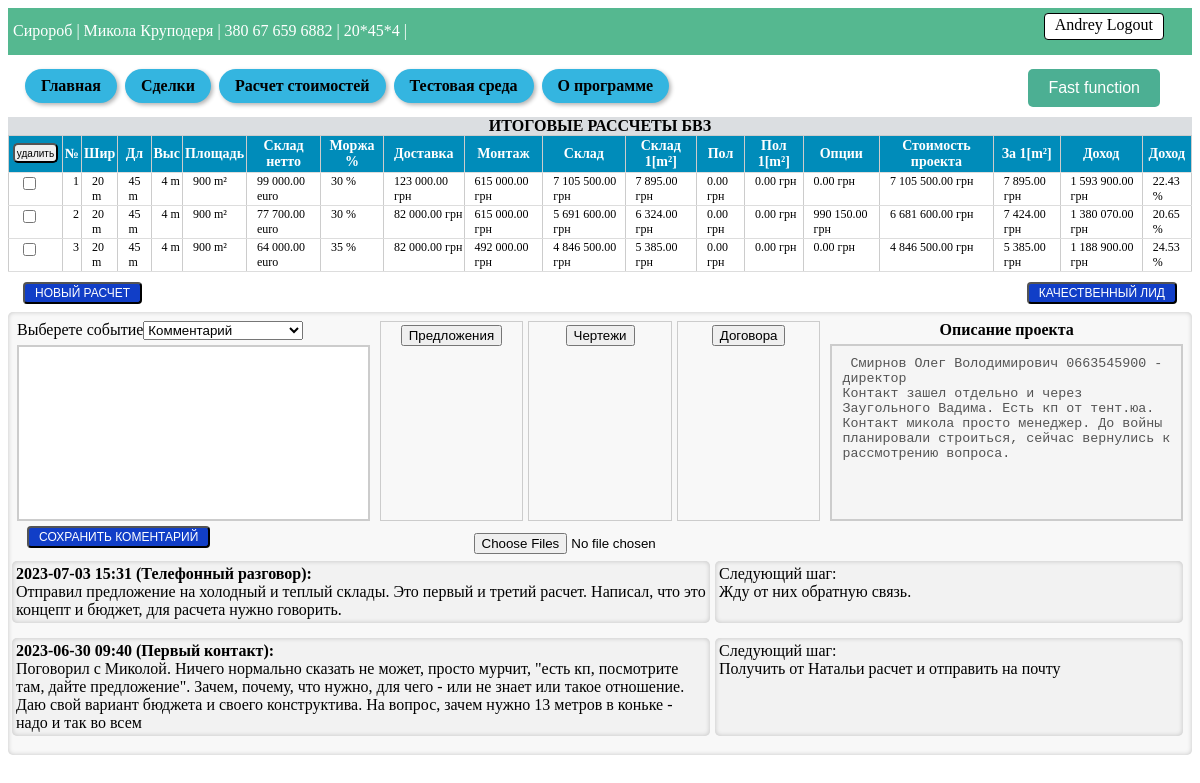
Page /lead/Сиророб (signed in) on the committed database.
### tables this page shows
CREATE TABLE lead (id integer PRIMARY KEY AUTOINCREMENT, unique_ID TEXT, company text NOT NULL, name text NOT NULL, phone text NOT NULL, mail text NOT NULL, project text NOT NULL, amount_calc INTEGER DEFAULT (0), job_title text NOT NULL, price text NOT NULL, deal_win INTEGER NOT NULL DEFAULT (0), user_email TEXT, product TEXT, comments_history TEXT, event TEXT, Layout BLOB, Offers BLOB, description TEXT);

CREATE TABLE users (
id integer PRIMARY KEY AUTOINCREMENT,
name text NOT NULL,
email text NOT NULL,
psw text NOT NULL
);

CREATE TABLE my_warehouse (id integer PRIMARY KEY AUTOINCREMENT, lead_ID INTEGER, unique_ID TEXT, user_email TEXT, client TEXT, project TEXT DEFAULT (False), selected TEXT, width INTEGER DEFAULT (False), length INTEGER DEFAULT (False), height INTEGER DEFAULT (False), area INTEGER DEFAULT (False), volume INTEGER DEFAULT (False), product TEXT, temperature TEXT DEFAULT (False), price_warehouse INTEGER DEFAULT (False), price_VAT INTEGER DEFAULT (0), price_customs INTEGER DEFAULT (0), price_delivery INTEGER DEFAULT (False), price_building INTEGER DEFAULT (False), price_foundation INTEGER DEFAULT (0), price_light INTEGER DEFAULT (0), price_rack INTEGER DEFAULT (0), price_cubic_meters REAL DEFAULT (0), price_square_meters REAL DEFAULT (0), price_project INTEGER DEFAULT (0), percent_w INTEGER, percent_f INTEGER, percent_o INTEGER, cost_price INTEGER DEFAULT (False), price_selling_EU INTEGER DEFAULT (False), price_selling_UA INTEGER DEFAULT (0), profit_EU INTEGER DEFAULT (0), profit_UA INTEGER DEFAULT (0), exchange_rates_from INTEGER, exchange_rates_TO INTEGER, cost_square_meters_EU INTEGER DEFAULT (0), cost_cubic_meters_EU INTEGER DEFAULT (0), cost_square_meters_UA INTEGER DEFAULT (0), cost_cubic_meters_UA INTEGER DEFAULT (0), profit_percent INTEGER DEFAULT (0), dimension_found TEXT, area_found INTEGER DEFAULT (0), price_sq_met_found INTEGER DEFAULT (0), cost_foundation INTEGER DEFAULT (0), cost_option INTEGER DEFAULT (0), cost_sq_met_found INTEGER DEFAULT (0), final_price_UA INTEGER DEFAULT (0), final_profit_UA INTEGER DEFAULT (0), final_profit_percent INTEGER DEFAULT (0), final_cost_sq_m_pr INTEGER, comments TEXT DEFAULT no_comments, S_panel TEXT, H_skate INTEGER);

### Saleshelp.py (the view, shortened to what this page needs)
@app.route("/lead/<alias>", methods=["POST", "GET"])
def show_info_lead(alias):
    dbase = FDataBase(get_db())
    current_lead = dbase.get_lead(alias, current_user.get_user_email())
    project_folder = os.path.join('Project_OFFERS', current_lead['company'])
    description = current_lead['description']
    button_deal = current_lead['deal_win']
    try:
        files_layout = os.listdir(project_folder + '/Layout')
    except FileNotFoundError:
        files_layout = []
    try:
        files_offer = os.listdir(project_folder + '/Offers')
    except FileNotFoundError:
        files_offer = []
    try:
        files_contract = os.listdir(project_folder + '/Contract')
    except FileNotFoundError:
        files_contract = []
    if current_lead['comments_history']:
        history_comments = current_lead['comments_history'].split(' $END_COMMENTS$ \n')
        history_event = current_lead['event'].split(' $END_EVENT$ \n')
    else:
        history_comments = []
        history_event = []
    if not current_lead:
        abort(404)
    title_table_calc_BVZ, value_table_calc_BVZ = view_table_warehouse(dbase, current_user, current_lead,
                                                                      'show_info_lead')
    value_table_calc_BVZ = [list(record.values()) for record in value_table_calc_BVZ]
    history_comments.reverse()
    history_event.reverse()
    history_lead = list(zip(history_comments, history_event))
    return render_template('lead.html', menu=menu, title=current_lead['company'], current_lead=current_lead,
                           title_table_calc_BVZ=title_table_calc_BVZ,
                           value_table_calc_BVZ=value_table_calc_BVZ,
                           history_lead=history_lead,
                           description=description,
                           deal=button_deal,
                           files_layout=files_layout,
                           files_offer=files_offer,
                           files_contract=files_contract
                           )

### Saleshelp.py (called while the page is built)
def connect_db():
    conn = sqlite3.connect(app.config['DATABASE'])
    conn.row_factory = sqlite3.Row
    return conn

def get_db():
    if not hasattr(g, 'link_db'):
        g.link_db = connect_db()
    return g.link_db

@login_manager.user_loader
def load_user(user_id):
    dbase = FDataBase(get_db())
    return UserLogin().fromDB(user_id, dbase)

### Utils/FDataBase.py (called while the page is built)
    def get_info_records(self, name_tabl, user_email, *args):
        query = ''
        if len(args) > 0:
            for column, value in args:
                query += f" AND {column} = '{value}' AND "
            query = query.rstrip(' AND')
        sql = f"SELECT * FROM {name_tabl} WHERE user_email = '{user_email}'{query}"
        try:
            self.__cur.execute(sql)
            res = self.__cur.fetchall()
            if res:
                return res
        except:
            print("Ошибка чтения из БД")
        return []

    def get_lead(self, alias, user):
        try:
            self.__cur.execute(f"SELECT * FROM lead WHERE company = '{alias}' AND user_email = '{user}'")
            res = self.__cur.fetchone()
            if res:
                return res
        except sqlite3.Error as e:
            print("Ошибка получения лида из БД " + str(e))
        return False, False

    def get_user(self, user_id):
        try:
            self.__cur.execute(f"SELECT * FROM users WHERE id = {user_id} LIMIT 1")
            res = self.__cur.fetchone()
            if not res:
                print("Пользователь не найден")
                return False
            return res
        except sqlite3.Error as e:
            print("Ошибка получения данных из БД " + str(e))
        return False

    def check_records(self, name_table):
        try:
            check = self.__cur.execute(f"SELECT EXISTS(SELECT 1 FROM {name_table} LIMIT 1);")
            check = check.fetchone()[0]
            return check
        except sqlite3.Error as e:
            print("Ошибка проверки записей в таблице " + str(e))
            return False

### Utils/UserLogin.py (called while the page is built)
    def fromDB(self, user_id, db):
        self.__user = db.get_user(user_id)
        return self

    def get_user_name(self):
        return str(self.__user['name'])

    def get_user_email(self):
        return str(self.__user['email'])

### Utils/View_final_calculation.py (called while the page is built)
def format_price(price):
    return '{:,.2f}'.format(price).replace(',', " ")

### templates/lead.html (shortened to what this page needs)
{% extends 'base.html' %}
{% block information %}
{{ current_lead.company }} | {{ current_lead.name }} | {{ current_lead.phone }} | {{ current_lead.project }} |
<a href="{{url_for('logout')}}" class="button-logout">{{ current_user.get_user_name() }} Logout </a>
{% endblock %}
{% block content %}
{% block view_calculations %}
<form action="{{url_for('show_info_lead', alias=current_lead.company)}}" method="POST">
    <table id="my-table">
        <b class="title-final-cost">ИТОГОВЫЕ РАССЧЕТЫ БВЗ</b>
        <tr>
            <th class="button-delete-lead-th">
                <input type="submit" name="button-delete-calc" value="удалить" class="button-delete-lead">
            </th>
            <th>№</th>
            {% for t in title_table_calc_BVZ %}
            <th>{{ t.title }}</th>
            {% endfor %}
        </tr>
        <tbody class="table-result">
            {% for record in value_table_calc_BVZ %}
            <tr>
                <td><input type="checkbox" name="check-lead" id="check-lead" value="{{ record[0] }}"></td>
                <td>{{ value_table_calc_BVZ.index(record)+1 }}</td>
                {% for cell in record[2:-1:] %}
                <td>
                    <a href="{{ url_for('calculation_product', alias='BVZ', calc_ID=record[0]) }}"
                        title="{{ record[-1] }}">
                        {{ cell }}
                    </a>
                </td>
                {% endfor %}
            </tr>
            {% endfor %}
        </tbody>
    </table>
</form>
<div class="title-comments-description">
    <form action="{{ url_for('pricing') }}" method="POST">
        <button name="button-add-calculation" class="button-accept" value="{{current_lead['id']}}">
            Новый расчет</button>
    </form>
    <form action="{{ url_for('show_info_lead', alias=current_lead.company) }}" method="post"
        enctype="multipart/form-data">
        <div class="button-deal-win">
            <button type="submit" name="deal-win" class="button-accept" value="1" onclick="reloadPage()" >
                Качественный лид
            </button>
        </div>
    </form>
</div>
<div class="lead-communication">
    <form action="{{ url_for('show_info_lead', alias=current_lead.company) }}" method="post"
        enctype="multipart/form-data">
        <div class="title-comments-description">
            <div class="comment-for-lead">
                <div class="setting-lead-comments">
                    <label for="event-comments">Выберете событие</label>
                    <select name="event-comments" id="event-comments">
                        <option value="Комментарий">Комментарий</option>
                    </select>
                </div>
                <textarea class="comment-for-lead_text" name="comment-for-lead" id="comment-for-lead"></textarea>
            </div>
            <div class="file-area">
                <div class="div-file-list">
                    <input type="submit" value="Предложения" name="button-upload-offer" onclick="openModalCalc()">
                </div>
                <div class="div-file-list">
                    <input type="submit" value="Чертежи" name="button-upload-layout" onclick="openModalCalc()">
                </div>
                <div class="div-file-list">
                    <input type="submit" value="Договора" name="button-upload-contract" onclick="openModalCalc()">
                </div>
            </div>
            <div class="comment-for-lead">
                <div class="comment-save_file_title">
                    <label for="description">
                        <h4 style="margin-bottom: 5px;">Описание проекта</h4>
                    </label>
                </div>
                <textarea class="comment-for-lead_text" name="description" id="description"
                    placeholder="Введите описание проекта" {% if description %} disabled {% endif
                    %}>{% if description %} {{description}} {% endif %}</textarea>
            </div>
        </div>
        <div class="panel-buttons-save_file_desc">
            <div class="setting-lead-comments">
                <button type="button" name="button-accept-to-event" class="button-accept" value="button-accept-to-event"
                    onclick="openModalCalc()">
                    Сохранить коментарий
                </button>
            </div>
            <div class="choose-file">
                <input type="file" name="file" accept=".jpg, .png, .pdf, .dwg, .doc, .docx" multiple>
            </div>
        </div>
    </form>
    <div class="communication-history">
        {% for history in history_lead %}
        <div class="history-list">
            <div class="current-lead-comment">
                <output>{{ history[0]|replace('\n', '<br>')|safe }}</output>
            </div>
            <div class="current-lead-event">
                Следующий шаг:
                <br>
                <output>{{ history[1] }}</output>
            </div>
        </div>
        {%endfor%}
    </div>
</div>
{% endblock view_calculations %}
{% endblock %}

### static/css/style.css (style rules this page uses)
table { width: 90%; border-collapse: collapse; margin-bottom: 10px; }
th { background-color: #a7a1a1; font-weight: bold; }
td, th { padding: 5px; text-align: center; border: 1px solid #ccc; }
.button-logout { float: right; margin-right: 23px; }
.button-logout { padding-bottom: 5px; padding-top: 2px; padding-left: 10px; padding-right: 10px; background-color: #fff; color: #000; text-decoration: none; border: 1px solid #000; border-radius: 4px; margin-left: auto; }
.button-delete-lead-th { padding: 0px; width: 20px; white-space: nowrap; }
.button-delete-lead { width: 45px; height: 20px; border-radius: 1px; font-size: 10px; padding: 0; border-radius: 5px; margin-bottom: 2px; margin-left: 2px; margin-right: 2px; }
#my-table { border-collapse: collapse; width: 100%; }
#my-table th { background-color: #008CBA; color: white; font-weight: bold; padding: 2px; border-bottom: 1px solid #ddd; font-size: 14px; }
#my-table td { border-bottom: 1px solid #ddd; padding: 1px; padding-left: 10px; text-align: left; font-size: 12px; vertical-align: top; }
table td a { text-decoration: none; color: inherit; }
.title-final-cost { display: block; text-align: center; background-color: #dbdee1; }
.button-accept { display: inline-block; padding: 2px 10px; border-radius: 4px; font-size: 12px; text-decoration: none; text-transform: uppercase; color: #fff; background-color: #113ec7; cursor: pointer; transition: all 0.2s ease; margin-bottom: 8px; margin-right: 15px; margin-left: 15px; }
.setting-lead-comments { display: flex; margin-bottom: 5px; width: 300px; justify-content: flex-start; }
.lead-communication { padding: 4px; background-color: #f8f8f8; border-radius: 5px; box-shadow: inset 0 0 5px rgba(0, 0, 0, 0.2); }
.panel-buttons-save_file_desc { display: flex; height: 100%; align-items: center; justify-content: space-between }
.file-area { display: flex; width: 50%; flex-direction: row; height: 200px; padding: 5px; justify-content: space-between; }
.div-file-list { flex: 1; display: flex; align-items: center; border: 1px solid #ccc; padding: 3px; flex-direction: column; }
.file-area .div-file-list:nth-child(2) { margin-left: 5px; margin-right: 5px; }
.comment-for-lead { display: flex; width: 40%; flex-direction: column; height: 200px; padding: 5px; }
.comment-for-lead_text { padding: 10px; border: 2px solid #ccc; resize: none; height: 100%; }
.current-lead-comment { width: 60%; padding: 4px; background-color: #f2f2f2; border-radius: 5px; box-shadow: inset 0 0 5px rgba(0, 0, 0, 0.2); margin-right: 5px; margin-bottom: 15px; }
.current-lead-event { width: 40%; padding: 4px; background-color: #f2f2f2; border-radius: 5px; box-shadow: inset 0 0 5px rgba(0, 0, 0, 0.2); margin-right: 5px; margin-bottom: 15px; }
.communication-history { max-height: 500px; overflow-y: auto; }
.comment-save_file_title { display: flex; flex-wrap: nowrap; justify-content: center; }
.history-list { display: flex; }
.title-comments-description { height: auto; display: flex; justify-content: space-between; }
.choose-file { display: flex; align-items: center; justify-content: center; height: 100%; width: 300px; }
.title-comments-description div h4 { margin: 0; }
.button-deal-win { margin-left: auto; }

### rows in the picture
lead: company "Сиророб", name "Микола Круподеря", phone "380 67 659 6882", project "20*45*4", description "Смирнов Олег Володимирович 0663545900 - директор Контакт зашел отдельно и через Заугольного Вадима. Есть кп от тент.юа. Контакт микола просто менеджер. До войны планировали строиться, сейчас вернулись к рассмотрению вопроса."
users: get_user_name "Andrey"
my_warehouse: value_table_calc_BVZ.index(record)+1 "1", cell "20 m" "45 m" "4 m" "900 m²" "99 000.00 euro" "30 %" "123 000.00 грн" "615 000.00 грн" "7 105 500.00 грн" "7 895.00 грн" "0.00 грн" "0.00 грн" "0.00 грн" "7 105 500.00 грн" "7 895.00 грн" "1 593 900.00 грн" "22.43 %"
my_warehouse: value_table_calc_BVZ "2", cell "20 m" "45 m" "4 m" "900 m²" "77 700.00 euro" "30 %" "82 000.00 грн" "615 000.00 грн" "5 691 600.00 грн" "6 324.00 грн" "0.00 грн" "0.00 грн" "990 150.00 грн" "6 681 600.00 грн" "7 424.00 грн" "1 380 070.00 грн" "20.65 %"
my_warehouse: value_table_calc_BVZ "3", cell "20 m" "45 m" "4 m" "900 m²" "64 000.00 euro" "35 %" "82 000.00 грн" "492 000.00 грн" "4 846 500.00 грн" "5 385.00 грн" "0.00 грн" "0.00 грн" "0.00 грн" "4 846 500.00 грн" "5 385.00 грн" "1 188 900.00 грн" "24.53 %"

### other values in the picture
{{ m.name }} "Главная" "Сделки" "Расчет стоимостей" "Тестовая среда" "О программе"
{{ t.title }} "Шир" "Дл" "Выс" "Площадь" "Склад нетто" "Моржа %" "Доставка" "Монтаж" "Склад" "Склад 1[m²]" "Пол" "Пол 1[m²]" "Опции" "Стоимость проекта" "За 1[m²]" "Доход" "Доход"
{{ history[0]|replace('\n', '<br>')|safe }} "2023-07-03 15:31 (Телефонный разговор): Отправил предложение на холодный и теплый склады. Это первый и третий расчет. Написал, что это концепт и бюджет, для расчета нужно говорить."
{{ history[1] }} "Жду от них обратную связь." "Получить от Натальи расчет и отправить на почту"
